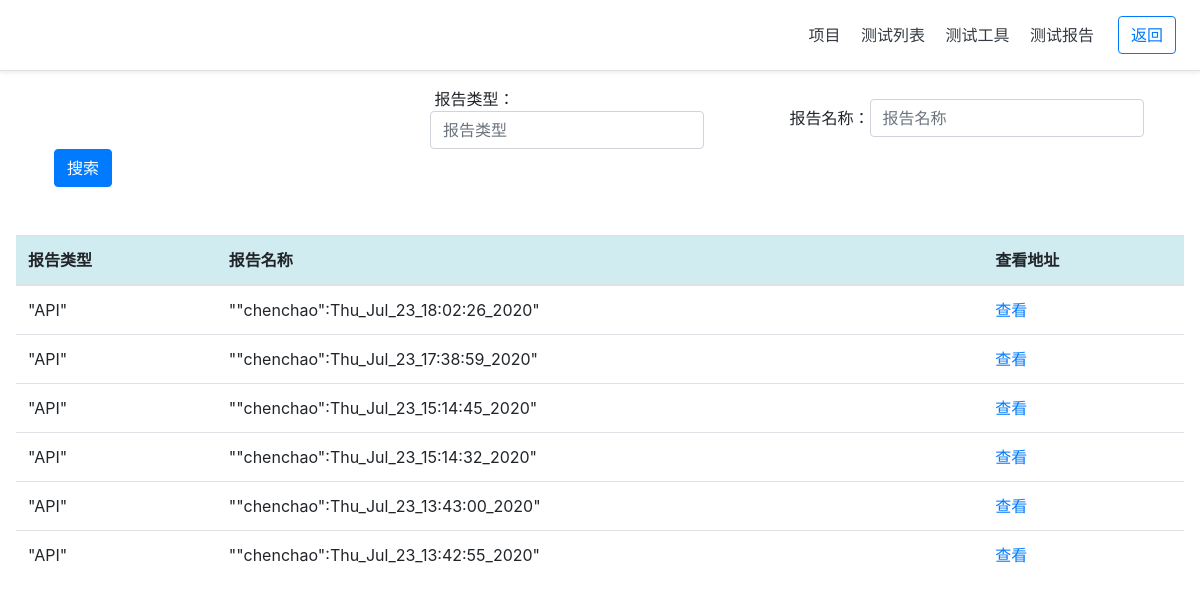
/Dcc/case_report/, run on the app's committed database.
### Dcc/models.py (models this page shows, shortened)
class reportlist(models.Model):
    reportname = models.CharField(max_length=128)
    reportclass = models.CharField(max_length=128,default="")
    report = models.CharField(max_length=5000)
    report_id = models.AutoField(primary_key=True)
    c_time = models.DateTimeField(auto_now_add=True)
    class Meta:
        ordering = ["-c_time"]
        verbose_name = "测试报告"
        verbose_name_plural = "测试报告"

### Dcc/views.py (the view)
# urls.py: path('case_report/',views.case_report),
@csrf_exempt
@ensure_csrf_cookie
def case_report(request):
    caseapi_return = {
        "code": '',
        "msg": '',
        "equipment": {
        }
    }
    if request.method == 'POST':
        return HttpResponse(json.dumps("我还没写完"))
    else:
        reportlist = models.reportlist()
        report = models.reportlist.objects.all()
        for index in range(len(report)):
            caseapi_return['equipment'][index] = {
                'reportclass': report[index].reportclass,
                'reportname': report[index].reportname,
                'go': report[index].report_id
            }
        return render(request, 'Dcc/report_list.html', locals())

### Dcc/templates/Dcc/report_list.html (shortened to what this page needs)
{% load static %}
<!doctype html>
<html lang="en">
  <head>
    <link href="https://cdn.bootcss.com/twitter-bootstrap/4.3.1/css/bootstrap.min.css" rel="stylesheet">
    <link href="{% static 'login/css/login.css' %}" rel="stylesheet"/>
  </head>
  <body>
    <div class="d-flex flex-column flex-md-row align-items-center p-3 px-md-4 mb-3 bg-white border-bottom shadow-sm">
  <nav class="my-2 my-md-0 mr-md-3">
    <a class="p-2 text-dark" href="#">项目</a>
    <a class="p-2 text-dark" href="/Dcc/caseapi/">测试列表</a>
    <a class="p-2 text-dark" href="#">测试工具</a>
    <a class="p-2 text-dark" href="/Dcc/case_report/">测试报告</a>
  </nav>
  <a class="btn btn-outline-primary" href="/login/index/">返回</a>
</div>
<div class="row ">
    <div class="col-md-20  container">
        <form class="form-inline" action="/Dcc/searchreport/" method="post">
                <div class="col-4 form-group" >
                    &nbsp<label for="Item">报告类型：</label>
                    <input type="text" name="reportclasss" class="form-control class" id="reportclass" placeholder="报告类型">
                </div>
                <div class="form-group">
                    &nbsp<label for="Item">报告名称：</label>
                    <input type="text" name="reportnames" class="form-control reportname" id="reportname" placeholder="报告名称">
                </div>
                <div class="form-group">
                    &nbsp&nbsp <button type="submit" class="btn btn-primary float-right">搜索</button>
                </div>
          </form>
    </div>
</div>
    <div class="pricing-header px-3 py-3 pt-md-5 pb-md-4 mx-auto">
        <table data-table class="table table-hover">
            <thead>
             <tr bgcolor="#d1ecf1">
                 <th>报告类型</th>
                 <th>报告名称</th>
                 <th>查看地址</th>
             </tr>
            </thead>
            <tbody>
                {% for keys, row in caseapi_return.equipment.items %}
                <tr class="success api-line">
                    {% for key, value in row.items %}
                        {% if key == 'go' %}
                             <td >
                                 <a  class='editcase_id={{ value }}' href="/Dcc/case_report_index/?report_id={{ value }}" name={{ value }} report_id={{ value }}>查看</a>
                              </td>
                        {% else %}
                            <td >
                                "{{ value }}"
                            </td>
                        {% endif %}
                    {% endfor %}
                </tr> {% endfor %}
            </tbody>
           </table>
    </div>
  </body>
</html>

### login/static/login/css/login.css (style rules this page uses)
body { height: 100%; }

### data on the page
reportlist: row "API" "\"chenchao\":Thu_Jul_23_18:02:26_2020"
reportlist: row "API" "\"chenchao\":Thu_Jul_23_17:38:59_2020"
reportlist: row "API" "\"chenchao\":Thu_Jul_23_15:14:45_2020"
reportlist: row "API" "\"chenchao\":Thu_Jul_23_15:14:32_2020"
reportlist: row "API" "\"chenchao\":Thu_Jul_23_13:43:00_2020"
reportlist: row "API" "\"chenchao\":Thu_Jul_23_13:42:55_2020"
